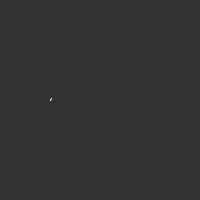
Frame 1 (no input)
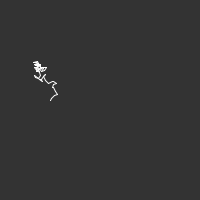
Frame 60 (the mouse pressed at the canvas centre just before this capture)
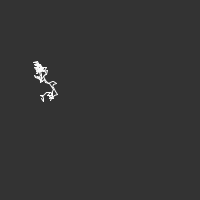
Frame 120 (the mouse held since frame 60 and released just before this capture)

The Processing sketch that drew these frames (run headless with seeded random() and noise(); from frame 60 on, the mouse is pressed at the canvas centre):

// Processing sketch: Brownian
// ── Brownian.pde
/**
 * Brownian motion. 
 * 
 * Recording random movement as a continuous line. 
 */
 
int num = 2000;
int range = 4;

float[] ax = new float[num];
float[] ay = new float[num]; 


void setup() 
{
  size(200, 200);
  for(int i=0; i<num; i++) {
    ax[i] = 50;
    ay[i] = height/2;
  }
  frameRate(30);
}

void draw() 
{
  background(51);
  
  // Shift all elements 1 place to the left
  for(int i=1; i<num; i++) {
    ax[i-1] = ax[i];
    ay[i-1] = ay[i];
  }

  // Put a new value at the end of the array
  ax[num-1] += random(-range, range);
  ay[num-1] += random(-range, range);

  // Constrain all points to the screen
  ax[num-1] = constrain(ax[num-1], 0, width);
  ay[num-1] = constrain(ay[num-1], 0, height);
  
  // Draw a line connecting the points
  for(int i=1; i<num; i++) {    
    float val = float(i)/num * 204.0 + 51;
    stroke(val);
    line(ax[i-1], ay[i-1], ax[i], ay[i]);
  }
}
